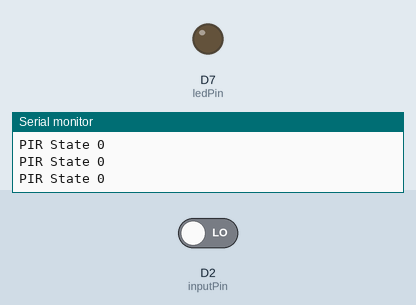
This sketch was run on a simulated Particle Photon. Parts: output pins drawn as LEDs (lit = HIGH), the last lines printed to the serial monitor. The test bench sets the inputs (shaded band); at power-on: D2 (inputPin) LOW.

Above: at 4.8 s.
4.9 s: D2 (inputPin) driven HIGH
At 7.2 s:
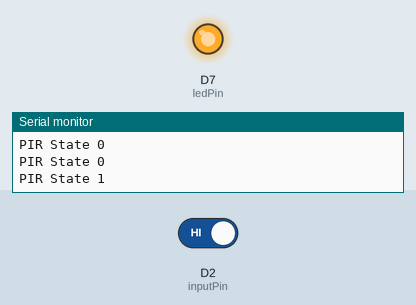
7.6 s: D2 (inputPin) driven LOW
At 8.3 s:
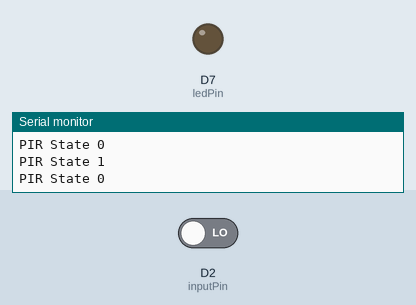
Timing chart, 0 to 10.6 s (numbered marks = the images above; inputs shaded):
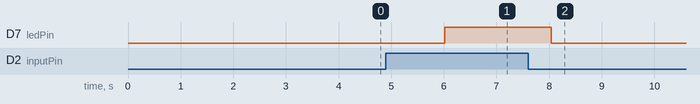

Measured:
- after the input at 4.9 s, D7 (ledPin): LOW → HIGH after 1.1 s
- after the input at 7.6 s, D7 (ledPin): HIGH → LOW after 0.44 s

The sketch:

conference.ino
```cpp
/*****************************************************************************
Revised Particle Maker Kit Tutorial #3: PIR Motion Sensor

This tutorial uses a Particle Argon and PIR motion sensor
to determine whether a conference room is in use (you could also use it
for many other applications) and post the status to Slack.
******************************************************************************/

// Define your variables
int ledPin          =   D7;     // Choose the D7 pin for the LED
int inputPin        =   D2;     // Choose the D2 pin for the PIR sensor
int pirState        =   LOW;    // Create a variable to capture the PIR state when read from the D2 pin.
int currentState    =   LOW;    // This variable will be compared to the pirState varible to determine the status of the conference room. Set it LOW to start.

// Create a string to hold the status of the conference room.
// This status will eventually switch between "available" or "in use" depending on the status of the PIR sensor
String status = "available to start the day";

// Setup loop
void setup()
{
    pinMode(ledPin, OUTPUT);       // set LED as output
    pinMode(inputPin, INPUT);      // set PIR sensor as input

    // Use the particle publish function to send the initial status of the conference room to slack
    // If successful, this will tell you the conference room is "available to start the day" on slack
    Particle.publish("conf_avail", status, PRIVATE);

    // Start the serial monitor for troubleshooting.
    Serial.begin(9600); // This line is optional and can be deleted if not needed.
}

// Start the loop
void loop()
{
    //Read the PIR sensor and hold the value in the pirState variable.
    pirState = digitalRead(inputPin);

    // Print the PIR State to serial for troubleshooting purposes.
    Serial.printlnf("PIR State %d", pirState);  // This line is optional and can be deleted if not needed

    // Compare the current State to the pirState.
    // If currentState is LOW and pirState is HIGH, this means someone entered a vacant conference room.
    if (currentState == LOW && pirState == HIGH)
    {
        digitalWrite(ledPin, HIGH); // turn LED ON to signify the room is in use
        status = "in use"; // Set the conference room status to "in use"
        Particle.publish("conf_avail", status, PRIVATE); //publish to conf_avail webhook. This will send the new status to Slack
        currentState = HIGH; // Set the currentState to HIGH since the room is now in use.
    }

    // Compare the current State to the pirState.
    // If currentState is HIGH and pirState is LOW, this means the conference room is empty again.
    if (currentState == HIGH && pirState == LOW)
    {
        digitalWrite(ledPin, LOW);          // turn LED OFF to signify the room is empty
        status = "available"; // Set the conference room status to "available"
        Particle.publish("conf_avail", status, PRIVATE); //publish to conf_avail webhook. This will send the new status to Slack
        currentState = LOW; //Set the currentState to LOW since the room is now empty.
    }

    // 2 second delay in between PIR readings.
    delay(2000);
}
```
